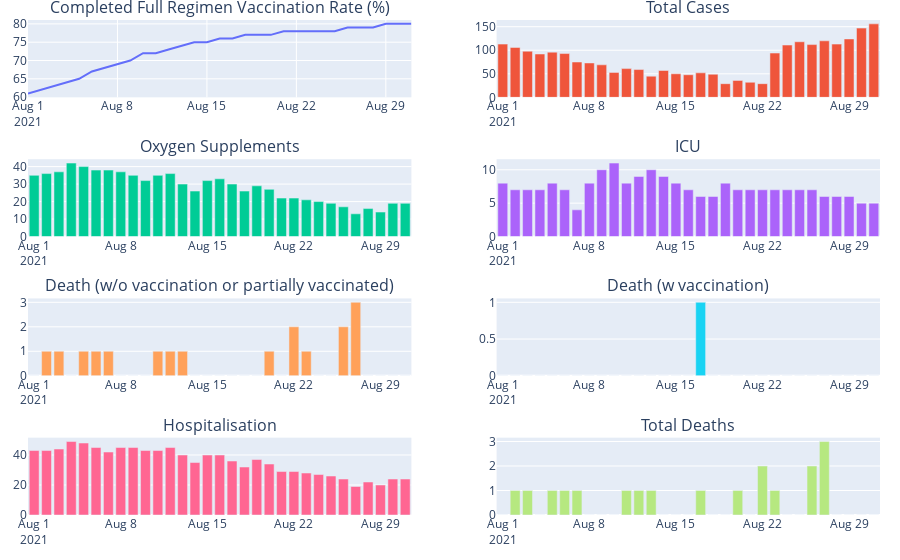

The notebook cell saved with this chart:
### Markdown cell above
#### EDA

### Code cell
import plotly.graph_objects as go
import plotly.express as px
from plotly.subplots import make_subplots

fig = make_subplots(rows = 4, cols = 2, subplot_titles=['Completed Full Regimen Vaccination Rate (%)', 'Total Cases', 'Oxygen Supplements', 'ICU', 'Death (w/o vaccination or partially vaccinated)', 'Death (w vaccination)', 'Hospitalisation', 'Total Deaths'])

vac_rate = go.Scatter(x=df['Date'], y=df['Completed Full Regimen Vaccination Rate (%)'], name='Completed Full Regimen Vaccination Rate (%)')
total_cases = go.Bar(x=df['Date'],y=df['Total Local Cases'],name='Total Cases')
o2_supp = go.Bar(x=df['Date'],y=df['Oxygen Supplements'],name='Oxygen Supplements')
icu = go.Bar(x=df['Date'],y=df['ICU'],name='ICU')
death_wo_vax = go.Bar(x=df['Date'],y=df['Deaths (Without Vaccination or Partially Vaccinated)'],name='Death (w/o vaccination or partially vaccinated)')
death_w_vax = go.Bar(x=df['Date'],y=df['Deaths (With Vaccination)'],name='Death (w vaccination)')
hospitalisation = go.Bar(x=df['Date'],y=df['Hospitalisation'],name='Hospitalisation')
total_deaths = go.Bar(x=df['Date'],y=df['Total Deaths'],name='Total Deaths')

fig.add_trace(vac_rate,1,1)
fig.add_trace(total_cases,1,2)
fig.add_trace(o2_supp,2,1)
fig.add_trace(icu,2,2)
fig.add_trace(death_wo_vax,3,1)
fig.add_trace(death_w_vax,3,2)
fig.add_trace(hospitalisation,4,1)
fig.add_trace(total_deaths,4,2)

fig.update_layout(showlegend=False, margin=dict(l=20, r=20, t=20, b=20))
fig.show()

### Figure 1 — Plotly figure (JSON) as saved in the notebook; plotly's stock layout.template omitted (floating-point values rounded to 4 significant figures)
{"data": [{"name": "Completed Full Regimen Vaccination Rate (%)", "type": "scatter", "x": ["2021-08-01T00:00:00", "2021-08-02T00:00:00", "2021-08-03T00:00:00", "2021-08-04T00:00:00", "2021-08-05T00:00:00", "2021-08-06T00:00:00", "2021-08-07T00:00:00", "2021-08-08T00:00:00", "2021-08-09T00:00:00", "2021-08-10T00:00:00", "2021-08-11T00:00:00", "2021-08-12T00:00:00", "2021-08-13T00:00:00", "2021-08-14T00:00:00", "2021-08-15T00:00:00", "2021-08-16T00:00:00", "2021-08-17T00:00:00", "2021-08-18T00:00:00", "2021-08-19T00:00:00", "2021-08-20T00:00:00", "2021-08-21T00:00:00", "2021-08-22T00:00:00", "2021-08-23T00:00:00", "2021-08-24T00:00:00", "2021-08-25T00:00:00", "2021-08-26T00:00:00", "2021-08-27T00:00:00", "2021-08-28T00:00:00", "2021-08-29T00:00:00", "2021-08-30T00:00:00", "2021-08-31T00:00:00"], "xaxis": "x", "y": [61, 62, 63, 64, 65, 67, 68, 69, 70, 72, 72, 73, 74, 75, 75, 76, 76, 77, 77, 77, 78, 78, 78, 78, 78, 79, 79, 79, 80, 80, 80], "yaxis": "y"}, {"name": "Total Cases", "type": "bar", "x": ["2021-08-01T00:00:00", "2021-08-02T00:00:00", "2021-08-03T00:00:00", "2021-08-04T00:00:00", "2021-08-05T00:00:00", "2021-08-06T00:00:00", "2021-08-07T00:00:00", "2021-08-08T00:00:00", "2021-08-09T00:00:00", "2021-08-10T00:00:00", "2021-08-11T00:00:00", "2021-08-12T00:00:00", "2021-08-13T00:00:00", "2021-08-14T00:00:00", "2021-08-15T00:00:00", "2021-08-16T00:00:00", "2021-08-17T00:00:00", "2021-08-18T00:00:00", "2021-08-19T00:00:00", "2021-08-20T00:00:00", "2021-08-21T00:00:00", "2021-08-22T00:00:00", "2021-08-23T00:00:00", "2021-08-24T00:00:00", "2021-08-25T00:00:00", "2021-08-26T00:00:00", "2021-08-27T00:00:00", "2021-08-28T00:00:00", "2021-08-29T00:00:00", "2021-08-30T00:00:00", "2021-08-31T00:00:00"], "xaxis": "x2", "y": [113, 106, 98, 92, 96, 93, 75, 73, 69, 53, 61, 59, 45, 57, 50, 48, 52, 49, 29, 36, 32, 29, 94, 111, 118, 112, 120, 113, 124, 147, 156], "yaxis": "y2"}, {"name": "Oxygen Supplements", "type": "bar", "x": ["2021-08-01T00:00:00", "2021-08-02T00:00:00", "2021-08-03T00:00:00", "2021-08-04T00:00:00", "2021-08-05T00:00:00", "2021-08-06T00:00:00", "2021-08-07T00:00:00", "2021-08-08T00:00:00", "2021-08-09T00:00:00", "2021-08-10T00:00:00", "2021-08-11T00:00:00", "2021-08-12T00:00:00", "2021-08-13T00:00:00", "2021-08-14T00:00:00", "2021-08-15T00:00:00", "2021-08-16T00:00:00", "2021-08-17T00:00:00", "2021-08-18T00:00:00", "2021-08-19T00:00:00", "2021-08-20T00:00:00", "2021-08-21T00:00:00", "2021-08-22T00:00:00", "2021-08-23T00:00:00", "2021-08-24T00:00:00", "2021-08-25T00:00:00", "2021-08-26T00:00:00", "2021-08-27T00:00:00", "2021-08-28T00:00:00", "2021-08-29T00:00:00", "2021-08-30T00:00:00", "2021-08-31T00:00:00"], "xaxis": "x3", "y": [35, 36, 37, 42, 40, 38, 38, 37, 35, 32, 35, 36, 30, 26, 32, 33, 30, 26, 29, 27, 22, 22, 21, 20, 19, 17, 13, 16, 14, 19, 19], "yaxis": "y3"}, {"name": "ICU", "type": "bar", "x": ["2021-08-01T00:00:00", "2021-08-02T00:00:00", "2021-08-03T00:00:00", "2021-08-04T00:00:00", "2021-08-05T00:00:00", "2021-08-06T00:00:00", "2021-08-07T00:00:00", "2021-08-08T00:00:00", "2021-08-09T00:00:00", "2021-08-10T00:00:00", "2021-08-11T00:00:00", "2021-08-12T00:00:00", "2021-08-13T00:00:00", "2021-08-14T00:00:00", "2021-08-15T00:00:00", "2021-08-16T00:00:00", "2021-08-17T00:00:00", "2021-08-18T00:00:00", "2021-08-19T00:00:00", "2021-08-20T00:00:00", "2021-08-21T00:00:00", "2021-08-22T00:00:00", "2021-08-23T00:00:00", "2021-08-24T00:00:00", "2021-08-25T00:00:00", "2021-08-26T00:00:00", "2021-08-27T00:00:00", "2021-08-28T00:00:00", "2021-08-29T00:00:00", "2021-08-30T00:00:00", "2021-08-31T00:00:00"], "xaxis": "x4", "y": [8, 7, 7, 7, 8, 7, 4, 8, 10, 11, 8, 9, 10, 9, 8, 7, 6, 6, 8, 7, 7, 7, 7, 7, 7, 7, 6, 6, 6, 5, 5], "yaxis": "y4"}, {"name": "Death (w/o vaccination or partially vaccinated)", "type": "bar", "x": ["2021-08-01T00:00:00", "2021-08-02T00:00:00", "2021-08-03T00:00:00", "2021-08-04T00:00:00", "2021-08-05T00:00:00", "2021-08-06T00:00:00", "2021-08-07T00:00:00", "2021-08-08T00:00:00", "2021-08-09T00:00:00", "2021-08-10T00:00:00", "2021-08-11T00:00:00", "2021-08-12T00:00:00", "2021-08-13T00:00:00", "2021-08-14T00:00:00", "2021-08-15T00:00:00", "2021-08-16T00:00:00", "2021-08-17T00:00:00", "2021-08-18T00:00:00", "2021-08-19T00:00:00", "2021-08-20T00:00:00", "2021-08-21T00:00:00", "2021-08-22T00:00:00", "2021-08-23T00:00:00", "2021-08-24T00:00:00", "2021-08-25T00:00:00", "2021-08-26T00:00:00", "2021-08-27T00:00:00", "2021-08-28T00:00:00", "2021-08-29T00:00:00", "2021-08-30T00:00:00", "2021-08-31T00:00:00"], "xaxis": "x5", "y": [0, 1, 1, 0, 1, 1, 1, 0, 0, 0, 1, 1, 1, 0, 0, 0, 0, 0, 0, 1, 0, 2, 1, 0, 0, 2, 3, 0, 0, 0, 0], "yaxis": "y5"}, {"name": "Death (w vaccination)", "type": "bar", "x": ["2021-08-01T00:00:00", "2021-08-02T00:00:00", "2021-08-03T00:00:00", "2021-08-04T00:00:00", "2021-08-05T00:00:00", "2021-08-06T00:00:00", "2021-08-07T00:00:00", "2021-08-08T00:00:00", "2021-08-09T00:00:00", "2021-08-10T00:00:00", "2021-08-11T00:00:00", "2021-08-12T00:00:00", "2021-08-13T00:00:00", "2021-08-14T00:00:00", "2021-08-15T00:00:00", "2021-08-16T00:00:00", "2021-08-17T00:00:00", "2021-08-18T00:00:00", "2021-08-19T00:00:00", "2021-08-20T00:00:00", "2021-08-21T00:00:00", "2021-08-22T00:00:00", "2021-08-23T00:00:00", "2021-08-24T00:00:00", "2021-08-25T00:00:00", "2021-08-26T00:00:00", "2021-08-27T00:00:00", "2021-08-28T00:00:00", "2021-08-29T00:00:00", "2021-08-30T00:00:00", "2021-08-31T00:00:00"], "xaxis": "x6", "y": [0, 0, 0, 0, 0, 0, 0, 0, 0, 0, 0, 0, 0, 0, 0, 0, 1, 0, 0, 0, 0, 0, 0, 0, 0, 0, 0, 0, 0, 0, 0], "yaxis": "y6"}, {"name": "Hospitalisation", "type": "bar", "x": ["2021-08-01T00:00:00", "2021-08-02T00:00:00", "2021-08-03T00:00:00", "2021-08-04T00:00:00", "2021-08-05T00:00:00", "2021-08-06T00:00:00", "2021-08-07T00:00:00", "2021-08-08T00:00:00", "2021-08-09T00:00:00", "2021-08-10T00:00:00", "2021-08-11T00:00:00", "2021-08-12T00:00:00", "2021-08-13T00:00:00", "2021-08-14T00:00:00", "2021-08-15T00:00:00", "2021-08-16T00:00:00", "2021-08-17T00:00:00", "2021-08-18T00:00:00", "2021-08-19T00:00:00", "2021-08-20T00:00:00", "2021-08-21T00:00:00", "2021-08-22T00:00:00", "2021-08-23T00:00:00", "2021-08-24T00:00:00", "2021-08-25T00:00:00", "2021-08-26T00:00:00", "2021-08-27T00:00:00", "2021-08-28T00:00:00", "2021-08-29T00:00:00", "2021-08-30T00:00:00", "2021-08-31T00:00:00"], "xaxis": "x7", "y": [43, 43, 44, 49, 48, 45, 42, 45, 45, 43, 43, 45, 40, 35, 40, 40, 36, 32, 37, 34, 29, 29, 28, 27, 26, 24, 19, 22, 20, 24, 24], "yaxis": "y7"}, {"name": "Total Deaths", "type": "bar", "x": ["2021-08-01T00:00:00", "2021-08-02T00:00:00", "2021-08-03T00:00:00", "2021-08-04T00:00:00", "2021-08-05T00:00:00", "2021-08-06T00:00:00", "2021-08-07T00:00:00", "2021-08-08T00:00:00", "2021-08-09T00:00:00", "2021-08-10T00:00:00", "2021-08-11T00:00:00", "2021-08-12T00:00:00", "2021-08-13T00:00:00", "2021-08-14T00:00:00", "2021-08-15T00:00:00", "2021-08-16T00:00:00", "2021-08-17T00:00:00", "2021-08-18T00:00:00", "2021-08-19T00:00:00", "2021-08-20T00:00:00", "2021-08-21T00:00:00", "2021-08-22T00:00:00", "2021-08-23T00:00:00", "2021-08-24T00:00:00", "2021-08-25T00:00:00", "2021-08-26T00:00:00", "2021-08-27T00:00:00", "2021-08-28T00:00:00", "2021-08-29T00:00:00", "2021-08-30T00:00:00", "2021-08-31T00:00:00"], "xaxis": "x8", "y": [0, 1, 1, 0, 1, 1, 1, 0, 0, 0, 1, 1, 1, 0, 0, 0, 1, 0, 0, 1, 0, 2, 1, 0, 0, 2, 3, 0, 0, 0, 0], "yaxis": "y8"}], "layout": {"annotations": [{"font": {"size": 16}, "showarrow": false, "text": "Completed Full Regimen Vaccination Rate (%)", "x": 0.225, "xanchor": "center", "xref": "paper", "y": 1, "yanchor": "bottom", "yref": "paper"}, {"font": {"size": 16}, "showarrow": false, "text": "Total Cases", "x": 0.775, "xanchor": "center", "xref": "paper", "y": 1, "yanchor": "bottom", "yref": "paper"}, {"font": {"size": 16}, "showarrow": false, "text": "Oxygen Supplements", "x": 0.225, "xanchor": "center", "xref": "paper", "y": 0.7188, "yanchor": "bottom", "yref": "paper"}, {"font": {"size": 16}, "showarrow": false, "text": "ICU", "x": 0.775, "xanchor": "center", "xref": "paper", "y": 0.7188, "yanchor": "bottom", "yref": "paper"}, {"font": {"size": 16}, "showarrow": false, "text": "Death (w/o vaccination or partially vaccinated)", "x": 0.225, "xanchor": "center", "xref": "paper", "y": 0.4375, "yanchor": "bottom", "yref": "paper"}, {"font": {"size": 16}, "showarrow": false, "text": "Death (w vaccination)", "x": 0.775, "xanchor": "center", "xref": "paper", "y": 0.4375, "yanchor": "bottom", "yref": "paper"}, {"font": {"size": 16}, "showarrow": false, "text": "Hospitalisation", "x": 0.225, "xanchor": "center", "xref": "paper", "y": 0.1562, "yanchor": "bottom", "yref": "paper"}, {"font": {"size": 16}, "showarrow": false, "text": "Total Deaths", "x": 0.775, "xanchor": "center", "xref": "paper", "y": 0.1562, "yanchor": "bottom", "yref": "paper"}], "margin": {"b": 20, "l": 20, "r": 20, "t": 20}, "showlegend": false, "xaxis": {"anchor": "y", "domain": [0, 0.45]}, "xaxis2": {"anchor": "y2", "domain": [0.55, 1]}, "xaxis3": {"anchor": "y3", "domain": [0, 0.45]}, "xaxis4": {"anchor": "y4", "domain": [0.55, 1]}, "xaxis5": {"anchor": "y5", "domain": [0, 0.45]}, "xaxis6": {"anchor": "y6", "domain": [0.55, 1]}, "xaxis7": {"anchor": "y7", "domain": [0, 0.45]}, "xaxis8": {"anchor": "y8", "domain": [0.55, 1]}, "yaxis": {"anchor": "x", "domain": [0.8438, 1]}, "yaxis2": {"anchor": "x2", "domain": [0.8438, 1]}, "yaxis3": {"anchor": "x3", "domain": [0.5625, 0.7188]}, "yaxis4": {"anchor": "x4", "domain": [0.5625, 0.7188]}, "yaxis5": {"anchor": "x5", "domain": [0.2812, 0.4375]}, "yaxis6": {"anchor": "x6", "domain": [0.2812, 0.4375]}, "yaxis7": {"anchor": "x7", "domain": [0, 0.1562]}, "yaxis8": {"anchor": "x8", "domain": [0, 0.1562]}}}
